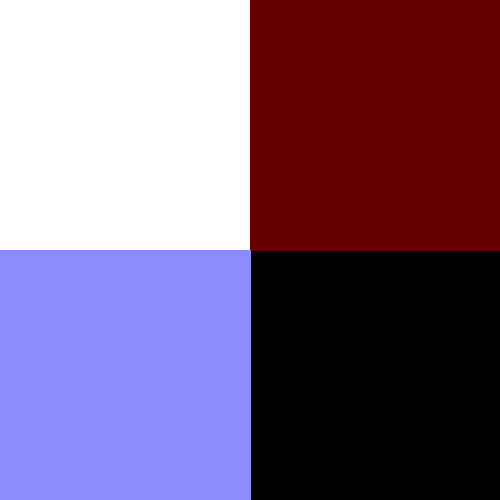
Frame 1 (no input)
Frame 60 (the mouse pressed at the canvas centre just before this capture): identical to frame 1, image omitted
Frame 120 (the mouse held since frame 60 and released just before this capture): identical to frame 1, image omitted

The Processing sketch that drew this single still picture (run headless with seeded random() and noise(); from frame 60 on, the mouse is pressed at the canvas centre):

// Processing sketch: processing_171318
// ── processing_171318.pde

float bxwhite;
float bywhite;
int whiteboxSize=125;
boolean overBoxwhite=false;
boolean lockedwhite=false;
float xOffsetwhite= 0.0;
float yOffsetwhite= 0.0;


float bxblack;
float byblack;
int blackboxSize=125;
boolean overBoxblack=false;
boolean lockedblack=false;
float xOffsetblack= 0.0;
float yOffsetblack= 0.0;

float bxblack2;
float byblack2;
int black2boxSize=125;
boolean overBoxblack2=false;
boolean lockedblack2=false;
float xOffsetblack2= 0.0;
float yOffsetblack2= 0.0;

float bxwhite2;
float bywhite2;
int white2boxSize=125;
boolean overBoxwhite2=false;
boolean lockedwhite2=false;
float xOffsetwhite2= 0.0;
float yOffsetwhite2= 0.0;

void setup()
{
  size(500,500);
  bxwhite=125  ;
  bywhite=125;
  bxblack=375;
  byblack=375;
  bxblack2=375;
  byblack2=125;
  bxwhite2=125;
  bywhite2=375;
  rectMode(RADIUS);
  
}

void draw()
{
  background(100);
  if(mouseX>bxwhite-whiteboxSize && mouseX<bxwhite+whiteboxSize && 
     mouseY>bywhite-whiteboxSize && mouseY<bywhite+whiteboxSize)
      {
        overBoxwhite=true;
        if (!lockedwhite)
        { 
          stroke(0);
          fill(150);
        }
      }
     else {
       stroke(255);
       fill(255);
       overBoxwhite=false;
     }
     //draw the box
     rect(bxwhite,bywhite,whiteboxSize,whiteboxSize);


  if(mouseX>bxblack-blackboxSize && mouseX<bxblack+blackboxSize && 
     mouseY>byblack-blackboxSize && mouseY<byblack+blackboxSize)
      {
        overBoxblack=true;
        if (!lockedblack)
        { 
          stroke(255);
          fill(50);
        }
      }
     else {
       stroke(0);
       fill(0);
       overBoxblack=false;
     }
     //draw the box
     rect(bxblack,byblack,blackboxSize,blackboxSize);
     
   if(mouseX>bxblack2-black2boxSize && mouseX<bxblack2+black2boxSize && 
      mouseY>byblack2-black2boxSize && mouseY<byblack2+black2boxSize)
      {
        overBoxblack2=true;
        if (!lockedblack2)
        { 
          stroke(255);
          fill(255,200,200);
        }
      }
     else {
       stroke(100,0,0);
       fill(100,0,0);
       overBoxblack2=false;
     }
     //draw the box
     rect(bxblack2,byblack2,black2boxSize,black2boxSize);
     
   if(mouseX>bxwhite2-white2boxSize && mouseX<bxwhite2+white2boxSize && 
      mouseY>bywhite2-white2boxSize && mouseY<bywhite2+white2boxSize)
      {
        overBoxwhite2=true;
        if (!lockedwhite2)
        { 
          stroke(0);
          fill(0,0,100);
        }
      }
     else {
       stroke(140,140,255);
       fill(140,140,255);
       overBoxwhite2=false;
     }
     //draw the box
     rect(bxwhite2,bywhite2,white2boxSize,white2boxSize);
}

void mousePressed() {
  if(overBoxwhite) {
    lockedwhite=true;
    fill(255,255,255);
  } else {
    lockedwhite=false;
  }
  xOffsetwhite= mouseX-bxwhite;
  yOffsetwhite= mouseY-bywhite;
  
   if(overBoxblack2) {
    lockedblack2=true;
    fill(255,255,255);
  } else {
    lockedblack2=false;
  }
  xOffsetblack2= mouseX-bxblack2;
  yOffsetblack2= mouseY-byblack2;
  
    if(overBoxblack) {
    lockedblack=true;
    fill(255,255,255);
  } else {
    lockedblack=false;
  }
  xOffsetblack= mouseX-bxblack;
  yOffsetblack= mouseY-byblack;
    if(overBoxwhite2) {
    lockedwhite2=true;
    fill(255,255,255);
  } else {
    lockedwhite2=false;
  }
  xOffsetwhite2= mouseX-bxwhite2;
  yOffsetwhite2= mouseY-bywhite2;
  
}
void mouseDragged() {
  if(lockedwhite) {
    bxwhite=mouseX-xOffsetwhite;
    bywhite=mouseY-yOffsetwhite;
    }
    
  if(lockedblack2) {
    bxblack2=mouseX-xOffsetblack2;
    byblack2=mouseY-yOffsetblack2;
   
    }
   
  if(lockedblack) {
    bxblack=mouseX-xOffsetblack;
    byblack=mouseY-yOffsetblack;    
    }
  if(lockedwhite2) {
    bxwhite2=mouseX-xOffsetwhite2;
    bywhite2=mouseY-yOffsetwhite2;
  }
}
void mouseReleased(){
  lockedwhite=false;
  lockedblack=false;
  lockedblack2=false;
  lockedwhite2=false;
}
